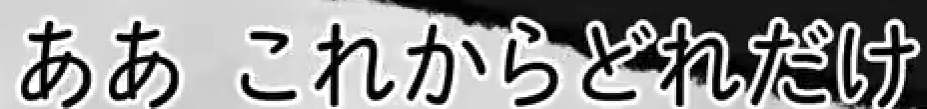
#> input picture test2.png, 927 x 109 px
$ python main_2.py
#> lines starting #> are read from the running program, lines starting #| are printed output that depends on the picture; after the words box and inside, x2 and y2 are one past the last pixel; in counts of white or black regions, pixels touching at a corner belong together
#> further down, img is the input picture: shape (109, 927, 3); mean B, G, R 147, 146.9, 146.9
import numpy as np
import cv2
from matplotlib import pyplot as plt
import cv2 as cv
from craft_text_detector import Craft

# Define global_image at the top of your script
remove = None

'''bgremove thay vì use biến global => trả return bth => gửi về đc global_image (đã đc remove bg)
=> new variable: global image remove => copy => get image has been already removed noise => paste next other function

detect boxes from heat map => use this variable to detect (global image remove)

surebg = bg_remove  = (54,463) <= shape'''

def bgremove(myimage):
    # Create a copy of the input image to avoid modifying the original
    image = myimage.copy()

    # Convert the image to grayscale
    gray_image = cv2.cvtColor(image, cv2.COLOR_BGR2GRAY)

    # Apply Gaussian blur
    blur = cv2.GaussianBlur(gray_image, (5, 5), 0)
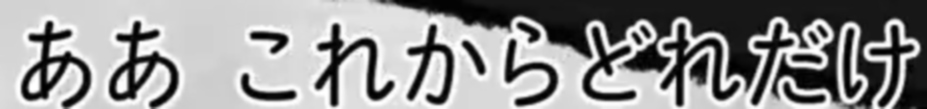
#> blur: shape (109, 927); min 0, max 255, mean 147

    # Invert the image so the text is white and the background is black
    inverted_image = cv2.bitwise_not(blur)
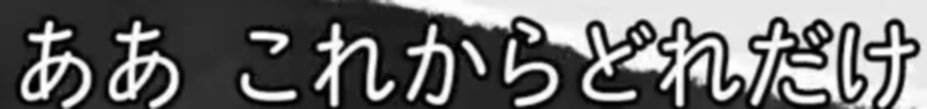
#> inverted_image: shape (109, 927); min 0, max 255, mean 108

    # Apply adaptive thresholding
    _, threshold_image = cv2.threshold(inverted_image, 128, 255, cv2.THRESH_BINARY)
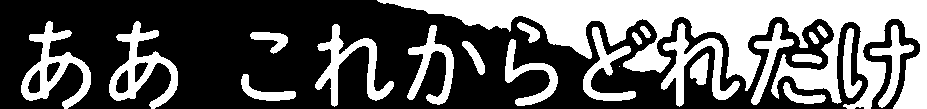
#> threshold_image: shape (109, 927); 37.9% white; 23 white regions (1 under 20 px), largest, box (x1, y1, x2, y2) and area: (377, 0, 927, 109) 21467, (109, 21, 178, 109) 2105, (21, 21, 91, 109) 2103

    # Use adaptive thresholding to create a binary mask
    mask = cv2.adaptiveThreshold(gray_image, 255, cv2.ADAPTIVE_THRESH_MEAN_C, cv2.THRESH_BINARY_INV, 11, 4)
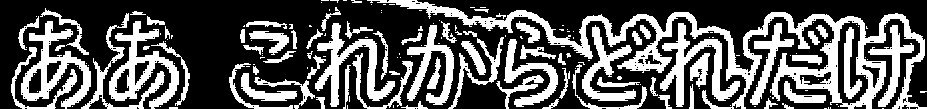
#> mask: shape (109, 927); 34.6% white; 186 white regions (115 under 20 px), largest, box (x1, y1, x2, y2) and area: (367, 0, 927, 109) 9680, (109, 21, 179, 109) 2088, (21, 21, 91, 109) 2061

    # Apply morphological operations to clean up the mask
    kernel = np.ones((2, 2), np.uint8)
    mask = cv2.morphologyEx(mask, cv2.MORPH_OPEN, kernel, iterations=4)
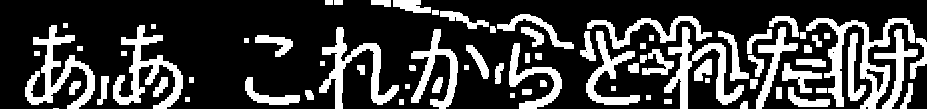
#> mask: shape (109, 927); 25.3% white; 78 white regions (1 under 20 px), largest, box (x1, y1, x2, y2) and area: (806, 18, 915, 109) 2490, (113, 25, 183, 109) 1937, (25, 25, 95, 109) 1932

    # Make the entire background black
    image[mask == 0] = 0
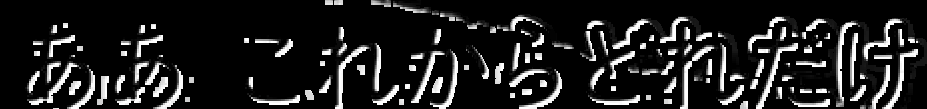
#> image: shape (109, 927, 3); mean B, G, R 33, 33, 33

    # Make the text white
    image[mask == 255] = 255

    kernel_erode = np.ones((1, 1), np.uint8)
    erosion_image = cv2.erode(image, kernel_erode, iterations=1)

    kernel_dialiation = np.ones((5, 5), np.uint8)

    diliation_image = cv2.morphologyEx(erosion_image, cv2.MORPH_OPEN, kernel_dialiation, iterations=1)

    # Update global_image with the final processed image
    global_image = diliation_image
    return diliation_image

# [7 lines left out: function generate_boxes_from_image, not called in this run]

def generate_heat_map(image):
    # set image path and export folder directory
    #image = './test.png'  # can be filepath, PIL image or numpy array
    #output_dir = 'outputs/'

    # create a craft instance
#> (the run stopped early here; a loop or call above may not have finished)

$ run again, with test3.png copied over test2.png
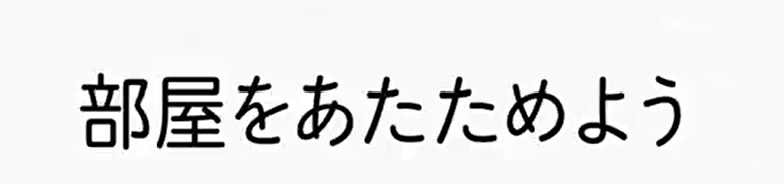
#> input picture test3.png, 784 x 184 px
#> img is the input picture: shape (184, 784, 3); min 0, max 255, mean 229.8
#> in bgremove, `_, threshold_image = cv2.threshold(inverted_image, 128, 255, cv2.THRES..`:
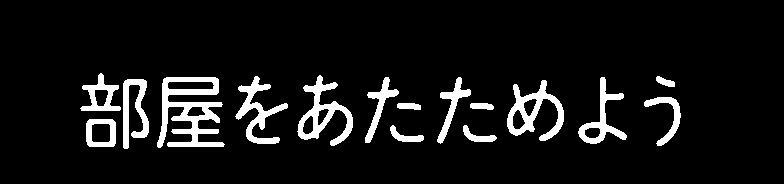
#> threshold_image: shape (184, 784); 8% white; 16 white regions, largest, box (x1, y1, x2, y2) and area: (157, 77, 225, 148) 2276, (297, 75, 353, 146) 1341, (507, 80, 564, 141) 1306
#> in bgremove, `image[mask == 255] = 255`:
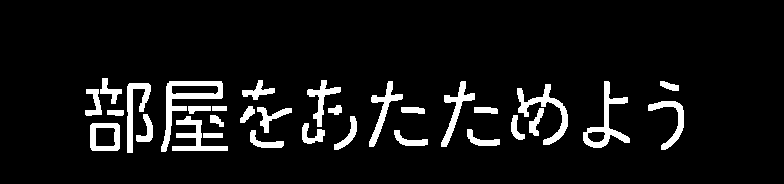
#> image: shape (184, 784, 3); 7.4% white; 32 white regions, largest, box (x1, y1, x2, y2) and area: (161, 81, 223, 152) 1077, (583, 81, 630, 148) 841, (517, 84, 568, 145) 801

$ run again, with Test_2.png copied over test2.png
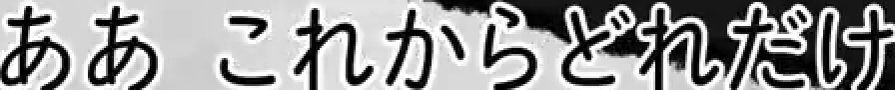
#> input picture Test_2.png, 895 x 90 px
#> img is the input picture: shape (90, 895, 3); mean B, G, R 151.2, 151.2, 151.2
#> in bgremove, `_, threshold_image = cv2.threshold(inverted_image, 128, 255, cv2.THRES..`:
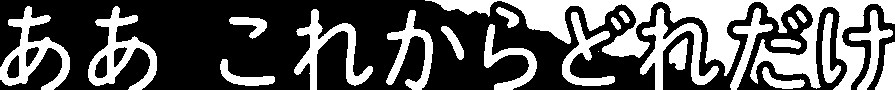
#> threshold_image: shape (90, 895); 36.2% white; 24 white regions (1 under 20 px), largest, box (x1, y1, x2, y2) and area: (425, 0, 895, 90) 11872, (0, 6, 70, 90) 2081, (88, 6, 157, 90) 2076
#> in bgremove, `image[mask == 0] = 0`:
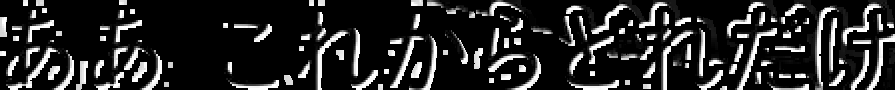
#> image: shape (90, 895, 3); mean B, G, R 40.3, 40.3, 40.3
#> diliation_image: shape (90, 895, 3); 30.7% white; 81 white regions, largest, box (x1, y1, x2, y2) and area: (785, 0, 894, 90) 2530, (92, 10, 162, 90) 1869, (298, 12, 378, 90) 1750
